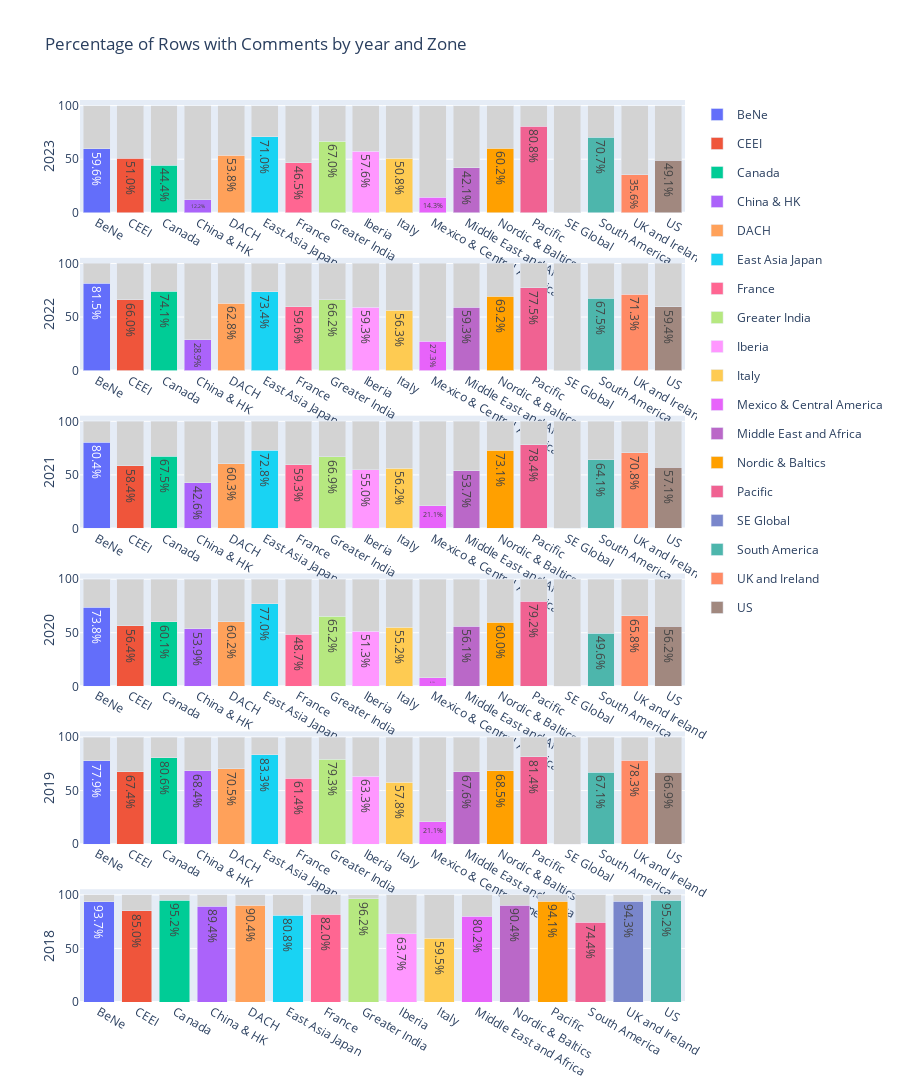

Notebook code for this chart:
### Code cell
def create_percentage_bar_charts(df, group_columns, count_column, color_sequence=['#636EFA','#EF553B','#00CC96','#AB63FA','#FFA15A','#19D3F3','#FF6692','#B6E880','#FF97FF','#FECB52','#E763FA','#BA68C8','#FFA000','#F06292','#7986CB','#4DB6AC','#FF8A65','#A1887F','#90A4AE','#E53935','#8E24AA']):
    # Get unique values for group columns
    firstgroup_values = df[group_columns[0]].unique()

    # Create a subplot for each unique value in the first group column
    fig = sp.make_subplots(rows=len(firstgroup_values), cols=1)

    for i, value in enumerate(firstgroup_values, start=1):
        df_group = df[df[group_columns[0]] == value]

        fig_group = create_percentage_bar_chart(df_group, group_columns[1], count_column, color_sequence)
        for trace in fig_group.data:
            trace.name = trace.name.split(' - ')[0]  
            fig.add_trace(trace, row=i, col=1)

        # Add y-axis title to each subplot
        fig.update_yaxes(title_text=str(value), title_standoff=0, row=i, col=1)

        # Only show legend for the first subplot
        if i > 1:
            for trace in fig.data[-len(fig_group.data):]:
                trace.showlegend = False

    # Update layout and add interactive legend
    fig.update_layout(height=400*len(firstgroup_values), title_text=f"Percentage of Rows with Comments by {group_columns[0]} and {group_columns[1]}", barmode='stack', showlegend=True)
    
    return fig

create_percentage_bar_charts(df_preprocessed_full, ['year', 'Zone'], 'non_empty_rows')
